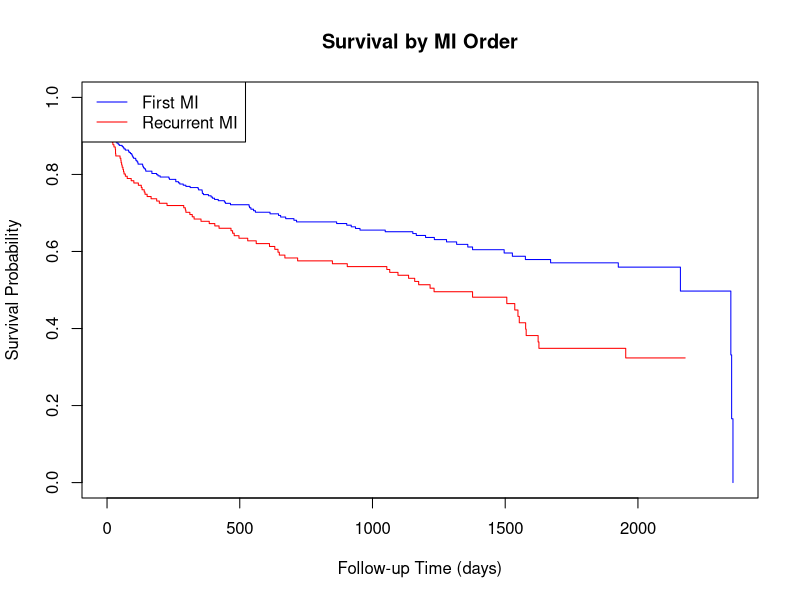
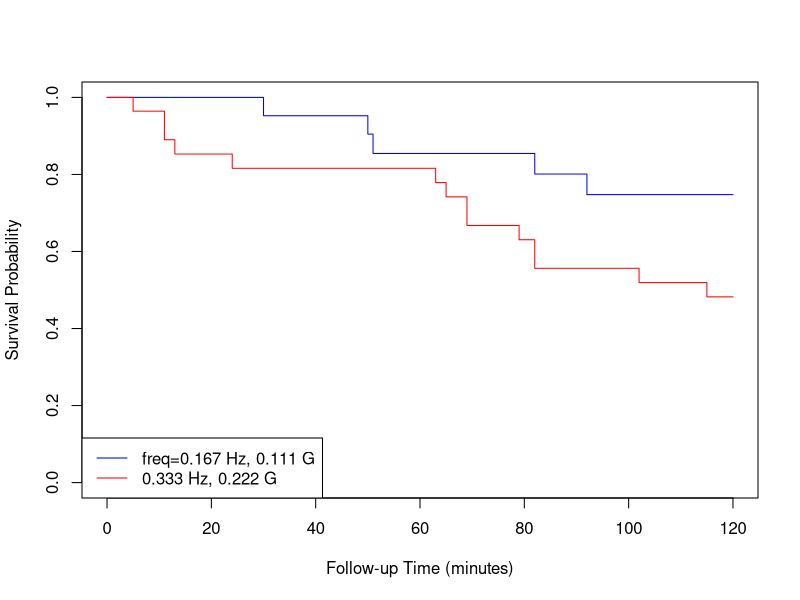

These charts were generated, in order, by the following R code: (Note: this script raises an error after producing the figures.)
## ---- chunk 1
library(haven)   # for reading SPSS files
library(dplyr)   # for data manipulation
library(survival)  # for performing survival analysis

# Load the dataset
whas500 <- read_sav("datasets/whas500.sav")

# Convert labeled variables to factors
whas500 <- whas500 %>%
  mutate(across(where(is.labelled), as_factor))

# Create a numerical variable for follow-up status (1 = dead, 0 = censored)
whas500$fstat_numeric <- ifelse(whas500$fstat=="dead", 1, 0)
## ---- chunk 2
# Kaplan-Meier by MI order
group_fit <- survfit(Surv(lenfol, fstat_numeric) ~ miord, data = whas500)
summary(group_fit)

plot(group_fit, col = c("blue", "red"), xlab = "Follow-up Time (days)", ylab = "Survival Probability", main = "Survival by MI Order")
legend("topleft", legend = c("First MI", "Recurrent MI"), col = c("blue", "red"), lty = 1)
## ---- chunk 3
# Logrank test
survdiff(Surv(lenfol, fstat_numeric) ~ miord, data = whas500)
## ---- chunk 4
# Unadjusted Cox regression
coxph_model_unadj <- coxph(Surv(lenfol, fstat_numeric) ~ miord, data = whas500)
summary(coxph_model_unadj)
## ---- chunk 5
# Adjusted Cox regression
coxph_model_adj <- coxph(Surv(lenfol, fstat_numeric) ~ miord + age + gender, data = whas500)
summary(coxph_model_adj)
## ---- chunk 6
#| echo: true

ex9 <- read_sav("datasets/Ex9_1.sav")

# Convert labeled variables to factors
ex9 <- ex9 %>%
  mutate(across(where(is.labelled), as_factor))

# Create a numerical variable for follow-up status (1 = exact, 0 = censored)
ex9$event_numeric <- ifelse(ex9$censor=="exact", 1, 0)
## ---- chunk 7
group_fit <- survfit(Surv(stime, event_numeric) ~ expgroup, data = ex9)
summary(group_fit)

plot(group_fit, col = c("blue", "red"), xlab = "Follow-up Time (minutes)", ylab = "Survival Probability", main = NULL)
legend("bottomleft", legend = c("freq=0.167 Hz, 0.111 G", "0.333 Hz, 0.222 G"), col = c("blue", "red"), lty = 1)
## ---- chunk 8
logrank_test <- survdiff(Surv(stime, event_numeric) ~ expgroup, data = ex9)
logrank_test
## ---- chunk 9
coxph_model <- coxph(Surv(stime, event_numeric) ~ expgroup, data = ex9)
summary(coxph_model)
## ---- chunk 10
#| eval: true
#| echo: false

knitr::include_graphics("images/ch9-img-2.png")
## ---- chunk 11
#| eval: true
#| echo: false

knitr::include_graphics("images/ch9-img-3.png")
